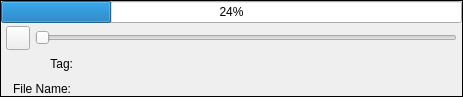
<?xml version="1.0" encoding="UTF-8"?>
<ui version="4.0">
 <class>AssetVoiceWidget</class>
 <widget class="QWidget" name="AssetVoiceWidget">
  <property name="geometry">
   <rect>
    <x>0</x>
    <y>0</y>
    <width>463</width>
    <height>97</height>
   </rect>
  </property>
  <property name="sizePolicy">
   <sizepolicy hsizetype="Expanding" vsizetype="Preferred">
    <horstretch>0</horstretch>
    <verstretch>0</verstretch>
   </sizepolicy>
  </property>
  <property name="minimumSize">
   <size>
    <width>0</width>
    <height>0</height>
   </size>
  </property>
  <property name="maximumSize">
   <size>
    <width>16777215</width>
    <height>16777215</height>
   </size>
  </property>
  <property name="windowTitle">
   <string>Form</string>
  </property>
  <property name="styleSheet">
   <string notr="true"/>
  </property>
  <layout class="QGridLayout" name="gridLayout">
   <property name="leftMargin">
    <number>0</number>
   </property>
   <property name="topMargin">
    <number>0</number>
   </property>
   <property name="rightMargin">
    <number>0</number>
   </property>
   <property name="bottomMargin">
    <number>0</number>
   </property>
   <property name="spacing">
    <number>0</number>
   </property>
   <item row="0" column="0">
    <widget class="QFrame" name="m_MainFrame">
     <property name="sizePolicy">
      <sizepolicy hsizetype="Expanding" vsizetype="Preferred">
       <horstretch>0</horstretch>
       <verstretch>0</verstretch>
      </sizepolicy>
     </property>
     <property name="minimumSize">
      <size>
       <width>0</width>
       <height>0</height>
      </size>
     </property>
     <property name="maximumSize">
      <size>
       <width>16777215</width>
       <height>16777215</height>
      </size>
     </property>
     <property name="frameShape">
      <enum>QFrame::Box</enum>
     </property>
     <property name="frameShadow">
      <enum>QFrame::Plain</enum>
     </property>
     <layout class="QHBoxLayout" name="horizontalLayout_4">
      <property name="spacing">
       <number>0</number>
      </property>
      <property name="leftMargin">
       <number>0</number>
      </property>
      <property name="topMargin">
       <number>0</number>
      </property>
      <property name="rightMargin">
       <number>0</number>
      </property>
      <property name="bottomMargin">
       <number>0</number>
      </property>
      <item>
       <widget class="AvatarBar" name="m_LeftAvatarBar" native="true"/>
      </item>
      <item>
       <widget class="QFrame" name="m_AudioContentFrame">
        <property name="sizePolicy">
         <sizepolicy hsizetype="Expanding" vsizetype="Preferred">
          <horstretch>0</horstretch>
          <verstretch>0</verstretch>
         </sizepolicy>
        </property>
        <layout class="QVBoxLayout" name="verticalLayout">
         <property name="spacing">
          <number>0</number>
         </property>
         <property name="leftMargin">
          <number>0</number>
         </property>
         <property name="topMargin">
          <number>0</number>
         </property>
         <property name="rightMargin">
          <number>0</number>
         </property>
         <property name="bottomMargin">
          <number>0</number>
         </property>
         <item>
          <widget class="QProgressBar" name="m_XferProgressBar">
           <property name="value">
            <number>24</number>
           </property>
          </widget>
         </item>
         <item>
          <widget class="QFrame" name="m_AudioControlFrame">
           <property name="sizePolicy">
            <sizepolicy hsizetype="Expanding" vsizetype="Fixed">
             <horstretch>0</horstretch>
             <verstretch>0</verstretch>
            </sizepolicy>
           </property>
           <property name="minimumSize">
            <size>
             <width>0</width>
             <height>30</height>
            </size>
           </property>
           <property name="maximumSize">
            <size>
             <width>16777215</width>
             <height>30</height>
            </size>
           </property>
           <layout class="QHBoxLayout" name="horizontalLayout">
            <property name="spacing">
             <number>5</number>
            </property>
            <property name="sizeConstraint">
             <enum>QLayout::SetDefaultConstraint</enum>
            </property>
            <property name="leftMargin">
             <number>5</number>
            </property>
            <property name="topMargin">
             <number>2</number>
            </property>
            <property name="rightMargin">
             <number>5</number>
            </property>
            <property name="bottomMargin">
             <number>2</number>
            </property>
            <item>
             <widget class="VxPushButton" name="m_PlayPauseButton">
              <property name="sizePolicy">
               <sizepolicy hsizetype="Fixed" vsizetype="Fixed">
                <horstretch>0</horstretch>
                <verstretch>0</verstretch>
               </sizepolicy>
              </property>
              <property name="minimumSize">
               <size>
                <width>24</width>
                <height>24</height>
               </size>
              </property>
              <property name="maximumSize">
               <size>
                <width>24</width>
                <height>24</height>
               </size>
              </property>
              <property name="text">
               <string/>
              </property>
              <property name="iconSize">
               <size>
                <width>24</width>
                <height>24</height>
               </size>
              </property>
             </widget>
            </item>
            <item>
             <widget class="QSlider" name="m_PlayPosSlider">
              <property name="minimumSize">
               <size>
                <width>0</width>
                <height>24</height>
               </size>
              </property>
              <property name="maximumSize">
               <size>
                <width>16777215</width>
                <height>24</height>
               </size>
              </property>
              <property name="orientation">
               <enum>Qt::Horizontal</enum>
              </property>
             </widget>
            </item>
           </layout>
          </widget>
         </item>
         <item>
          <widget class="QFrame" name="m_TagFrame">
           <layout class="QHBoxLayout" name="horizontalLayout_3">
            <property name="spacing">
             <number>2</number>
            </property>
            <property name="leftMargin">
             <number>2</number>
            </property>
            <property name="topMargin">
             <number>2</number>
            </property>
            <item>
             <widget class="QLabel" name="m_TagTitleLabel">
              <property name="sizePolicy">
               <sizepolicy hsizetype="Fixed" vsizetype="MinimumExpanding">
                <horstretch>0</horstretch>
                <verstretch>0</verstretch>
               </sizepolicy>
              </property>
              <property name="minimumSize">
               <size>
                <width>70</width>
                <height>0</height>
               </size>
              </property>
              <property name="maximumSize">
               <size>
                <width>70</width>
                <height>16777215</height>
               </size>
              </property>
              <property name="text">
               <string>Tag:</string>
              </property>
              <property name="alignment">
               <set>Qt::AlignRight|Qt::AlignTrailing|Qt::AlignVCenter</set>
              </property>
             </widget>
            </item>
            <item>
             <widget class="VxTagLabel" name="m_TagLabel">
              <property name="sizePolicy">
               <sizepolicy hsizetype="Expanding" vsizetype="MinimumExpanding">
                <horstretch>0</horstretch>
                <verstretch>0</verstretch>
               </sizepolicy>
              </property>
              <property name="minimumSize">
               <size>
                <width>0</width>
                <height>0</height>
               </size>
              </property>
              <property name="maximumSize">
               <size>
                <width>16777215</width>
                <height>16777215</height>
               </size>
              </property>
              <property name="text">
               <string/>
              </property>
             </widget>
            </item>
           </layout>
          </widget>
         </item>
         <item>
          <widget class="QFrame" name="m_FileNameFrame">
           <property name="sizePolicy">
            <sizepolicy hsizetype="Expanding" vsizetype="Preferred">
             <horstretch>0</horstretch>
             <verstretch>0</verstretch>
            </sizepolicy>
           </property>
           <layout class="QHBoxLayout" name="horizontalLayout_2">
            <property name="spacing">
             <number>2</number>
            </property>
            <property name="leftMargin">
             <number>0</number>
            </property>
            <property name="topMargin">
             <number>0</number>
            </property>
            <property name="rightMargin">
             <number>0</number>
            </property>
            <property name="bottomMargin">
             <number>0</number>
            </property>
            <item>
             <widget class="QLabel" name="m_FileNameTitleLabel">
              <property name="sizePolicy">
               <sizepolicy hsizetype="Fixed" vsizetype="Preferred">
                <horstretch>0</horstretch>
                <verstretch>0</verstretch>
               </sizepolicy>
              </property>
              <property name="minimumSize">
               <size>
                <width>70</width>
                <height>0</height>
               </size>
              </property>
              <property name="maximumSize">
               <size>
                <width>70</width>
                <height>16777215</height>
               </size>
              </property>
              <property name="text">
               <string>File Name:</string>
              </property>
              <property name="alignment">
               <set>Qt::AlignRight|Qt::AlignTrailing|Qt::AlignVCenter</set>
              </property>
             </widget>
            </item>
            <item>
             <widget class="QLabel" name="m_FileNameLabel">
              <property name="sizePolicy">
               <sizepolicy hsizetype="Expanding" vsizetype="Preferred">
                <horstretch>0</horstretch>
                <verstretch>0</verstretch>
               </sizepolicy>
              </property>
              <property name="minimumSize">
               <size>
                <width>0</width>
                <height>0</height>
               </size>
              </property>
              <property name="maximumSize">
               <size>
                <width>16777215</width>
                <height>16777215</height>
               </size>
              </property>
              <property name="text">
               <string/>
              </property>
             </widget>
            </item>
           </layout>
          </widget>
         </item>
        </layout>
       </widget>
      </item>
      <item>
       <widget class="AvatarBar" name="m_RightAvatarBar" native="true"/>
      </item>
     </layout>
    </widget>
   </item>
  </layout>
 </widget>
 <customwidgets>
  <customwidget>
   <class>VxPushButton</class>
   <extends>QPushButton</extends>
   <header>VxPushButton.h</header>
  </customwidget>
  <customwidget>
   <class>AvatarBar</class>
   <extends>QWidget</extends>
   <header>AvatarBar.h</header>
   <container>1</container>
  </customwidget>
  <customwidget>
   <class>VxTagLabel</class>
   <extends>QLabel</extends>
   <header>VxTagLabel.h</header>
  </customwidget>
 </customwidgets>
 <resources/>
 <connections/>
</ui>
